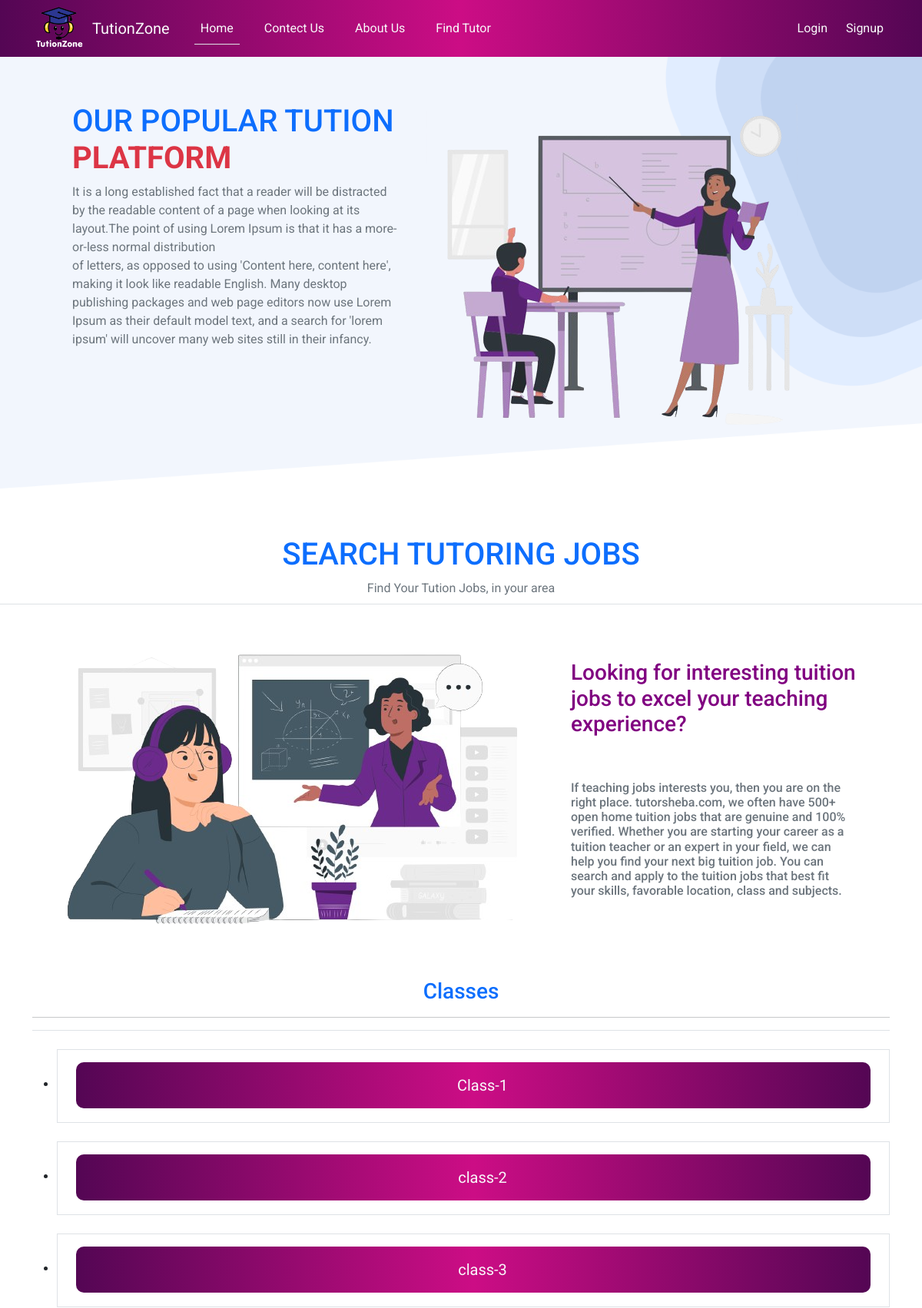
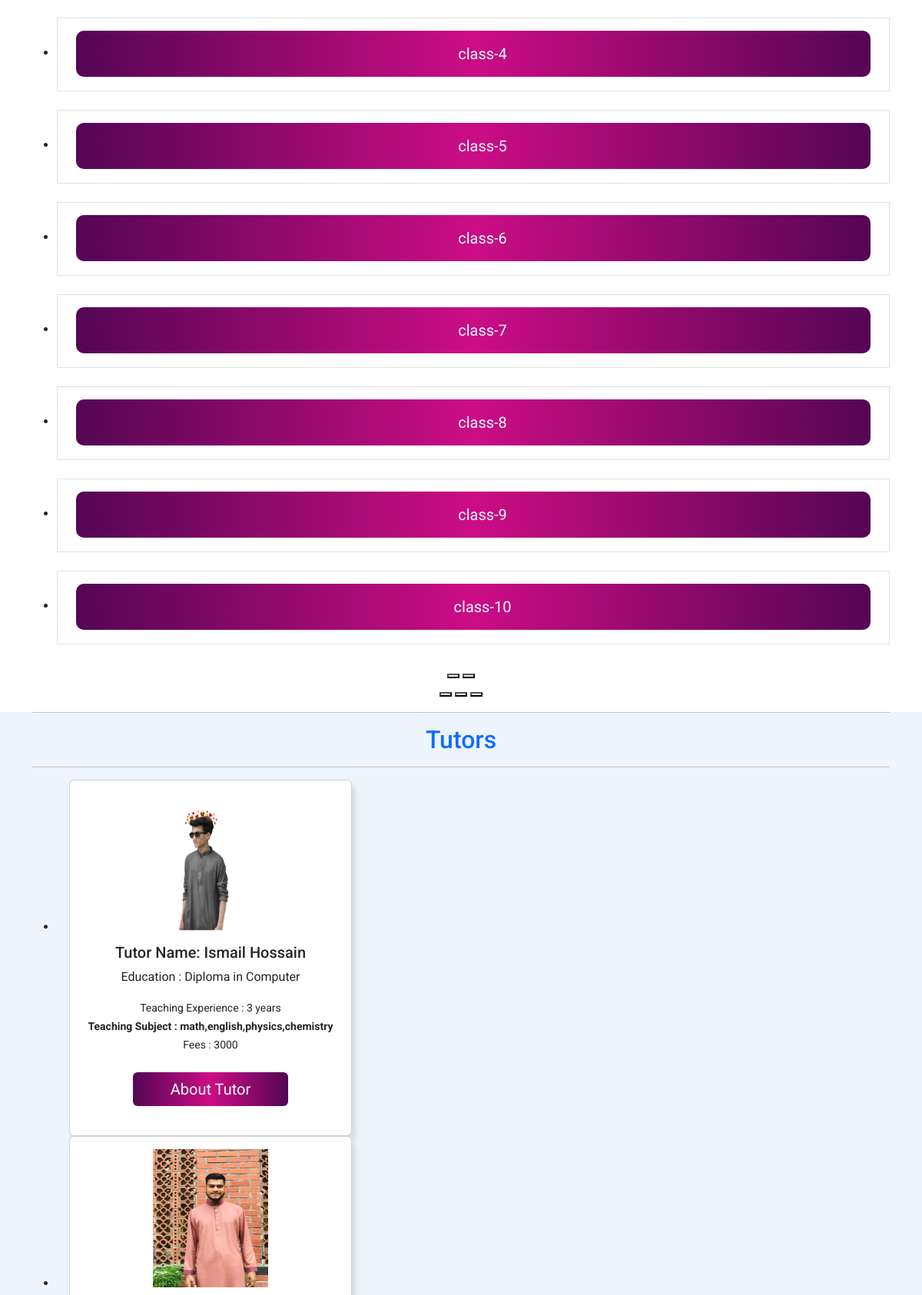
The app's page /category/class-8/ (upper part) with its own data (2 pictures, top to bottom).
### categorybyclasses/models.py (models this page shows, shortened)
class CategoryByClasses(models.Model):
    name = models.CharField(max_length =30)
    slug = models.SlugField(max_length =40)

### tution/models.py (models this page shows, shortened)
class AddTutors(models.Model):
    user = models.ForeignKey(User,on_delete =models.CASCADE,related_name ='tutor')
    name =models.CharField(max_length=50)
    image = models.ImageField(upload_to="tution/image/")
    class_category = models.ManyToManyField(CategoryByClasses)
    education = models.CharField(max_length=100)
    teaching_experience = models.CharField(max_length =20)
    fee =models.CharField(max_length=10)
    subject = models.CharField(max_length=50)
    number =models.CharField(max_length=12)

### tutionzone/views.py (the view)
# urls.py: 2. Add a URL to urlpatterns:  path('', views.home, name='home')
def home(request ,Category_slug =None):
    data = AddTutors.objects.all()
    form = CategoryByClasses.objects.all()
    if Category_slug is not None:
        class_category = CategoryByClasses.objects.get(slug = Category_slug)
        data = AddTutors.objects.filter(class_category=class_category)
    return render(request, 'home.html',{'data':data , 'category':form})

### templates/home.html (shortened to what this page needs)
{% extends "base.html" %}
{% load static %}
{% block content %}
<div style="background-image: url({% static 'bg.PNG'%});
background-size: cover;
background-position: center;
background-repeat: no-repeat;
width: 100%;
">
  <div class="top-part  p-5 mb-5  container d-flex justify-content-between">
      <div class="top-part1 p-3">
          <h1 class="text-primary ">OUR POPULAR TUTION <strong class='text-danger'>PLATFORM</strong> </h1>
          <p class="text-secondary ">It is a long established fact that a reader will be distracted by the readable content of a page when looking at its layout.The point of using Lorem Ipsum is that it has a more-or-less normal distribution <br> of letters, as opposed to using 'Content here, content here', making it look like readable English. Many desktop publishing packages and web page editors now use Lorem Ipsum as their default model text, and a search for 'lorem ipsum' will uncover many web sites still in their infancy.  </p>
      </div>
      <div class="top-part2 p-3">
          <img class="" src="{% static 'tution.png' %}" alt="tution-img" />
      </div>
  </div>
</div>
<div class="">
  <h1 class="text-primary  text-center">SEARCH TUTORING JOBS</h1>
    <p class="text-secondary text-center border-bottom pb-2 ">Find Your Tution Jobs, in your area</p>
    <div class="jobs-part container d-flex justify-content-between p-2">
          <div>
            <img class=" p-3" src="{% static 'jobs.png' %}" alt="tution-img" />
          </div>
        <div>
            <h3 class=" ps-5 mt-5" style="color:purple; font-weight-bold">Looking for interesting tuition jobs to excel your teaching experience?</h3>
            <p class="text-secondary p-5 h6">If teaching jobs interests you, then you are on the right place. tutorsheba.com, we often have 500+ open home tuition jobs that are genuine and 100% verified. Whether you are starting your career as a tuition teacher or an expert in your field, we can help you find your next big tuition job. You can search and apply to the tuition jobs that best fit your skills, favorable location, class and subjects.</p>
        </div>
    </div>
  </div>
<div class=" container text-center mt-4">
    <h3 class="text-primary"> Classes</h3><hr>
    <div class="swiffy-slider slider-item-show4 slider-item-reveal pt-4 border-top slider-nav-round slider-nav-dark">
      <ul class="slider-container">
        {% for dt in category %}
          <li class="border text-center p-3 mb-4">
              <div class="form-check   mx-2 " style="background: linear-gradient(90deg,#540654,#cc0d85 50%,#540654 100%,#00d4ff 0); border-radius:10px;">
                  <label class="form-check-label p-2" for="{{dt.id}}">
                      <b><a href="{% url 'Category_slug' dt.slug %}" style="font-size:20px;" class="btn text-light ">{{dt.name}}</a></b>
                  </label>
              </div>
            </li>
        {% endfor %}
      </ul>
      <button type="button" class="slider-nav"></button>
      <button type="button" class="slider-nav slider-nav-next"></button>
      <div class="slider-indicators">
        <button class="active"></button>
        <button></button>
        <button></button>
      </div>
    </div>
</div>
<div style="background:#EEF5FF;">
  <div class="swiffy-slider slider-item-show3 slider-nav-round slider-nav-outside container border-bottom pb-5">
      <hr>
      <h2 class='text-center text-primary '>Tutors</h2>
      <hr>
      <ul class="slider-container">
          {% for dt in data %}
              <li class='m-auto text-center'>
                  <div class="card box-shadows  mx-3 pt-3 text-dark" style="width: 23rem; height:29rem;">
                      <img src="{{dt.image.url}}"  class="card-img-top m-auto rounded-0 " alt="car-image" style="width:150px;height: 180px;">
                      <div class="card-body  ">
                          <h5 class="card-title">Tutor Name: {{dt.name}}</h5>
                          <p class="card-text title ">Education : {{dt.education}}</p>
                          <small>Teaching Experience : {{dt.teaching_experience}}</small><br>
                          <small> <b> Teaching Subject : {{dt.subject}} </b></small><br>
                          <small>Fees : {{dt.fee}}</small>
                          <br>
                          <br>
                          <a width="100%" href="{% url 'details' dt.id %}" style="font-size:20px;" class="btn bg-color pe-5 ps-5  mb-2 text-light">About Tutor</a>
                      </div>
                  </div>
              </li>
          {% endfor %}
      </ul>
  </div>
</div>
{% endblock content %}

### static/style.css (style rules this page uses)
body { margin: 0; padding: 0; }

### templates/home.html (style rules this page uses)
.box-shadows { box-shadow: 5px 8px 6px rgba(0, 0, 0, 0.1); }
.bg-color { background: linear-gradient(90deg,#540654,#cc0d85 50%,#540654 100%,#00d4ff 0); }

### records on screen
CategoryByClasses: name "Class-1"
CategoryByClasses: name "class-2"
CategoryByClasses: name "class-3"
CategoryByClasses: name "class-4"
CategoryByClasses: name "class-5"
CategoryByClasses: name "class-6"
CategoryByClasses: name "class-7"
CategoryByClasses: name "class-8"
CategoryByClasses: name "class-9"
CategoryByClasses: name "class-10"
AddTutors: image (picture), name "Ismail Hossain", education "Diploma in Computer", teaching_experience "3 years", subject "math,english,physics,chemistry", fee "3000"
AddTutors: image (picture)
